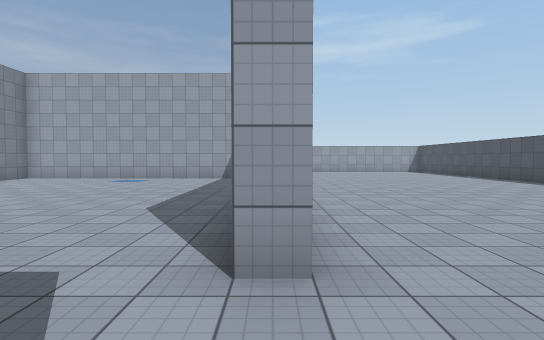
[1] (above)

24 first-person views from a walk through a 3-D level made in the Unity game engine. The camera is 1.5 m above the floor, tilts 2° down and sees 80° across. The floor is counted in squares, 2 m on a side. Each view is taken from the middle of a square. On the plan, view 1 faces up. The plan holds only what a view shows up to about 11 squares ahead; the rest is blank. The place goes on beyond the plan. The player character is not drawn. Surface patterns are stand-ins for the level's own textures.

[2]
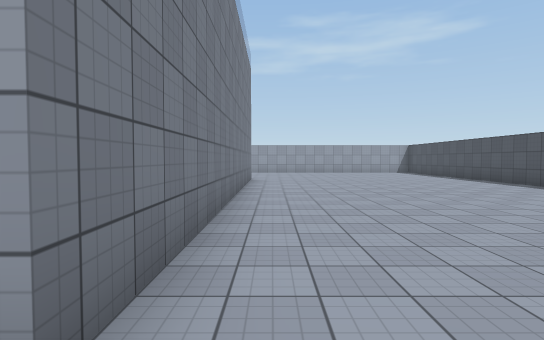

[3]
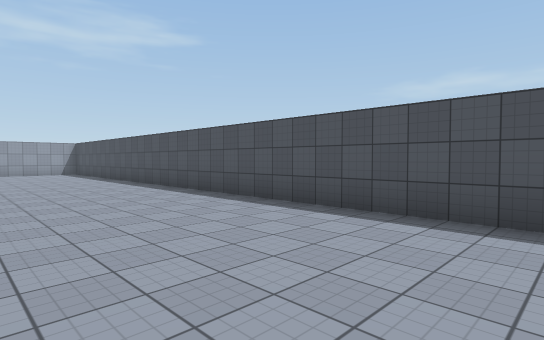

[4]
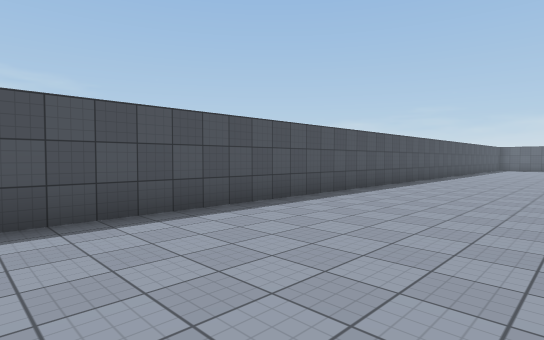

[5]
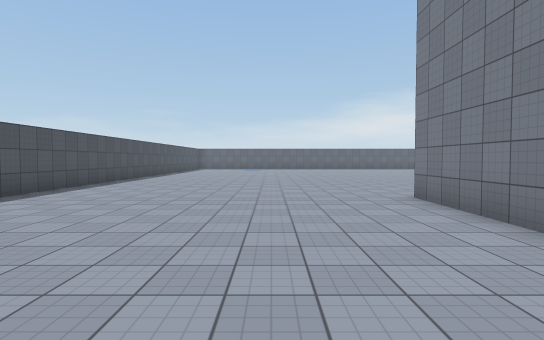

[6]
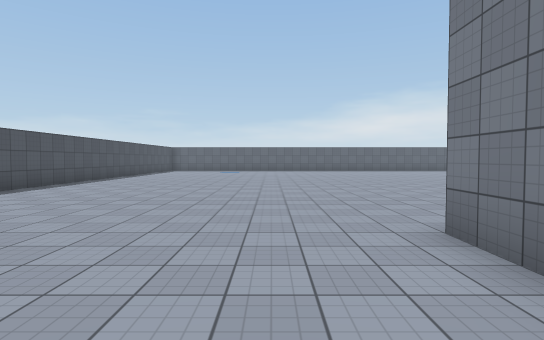

[7]
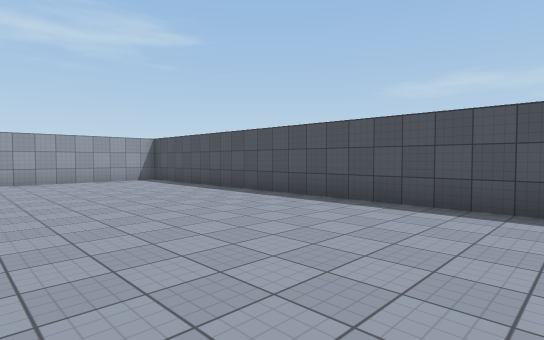

[8]
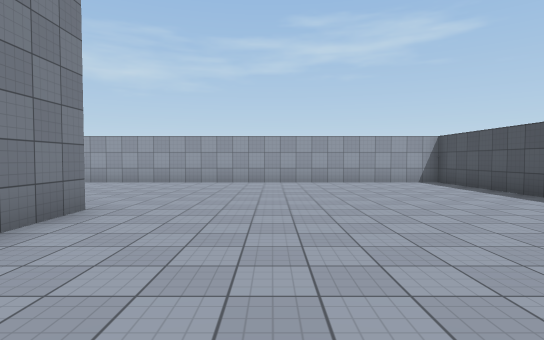

[9]
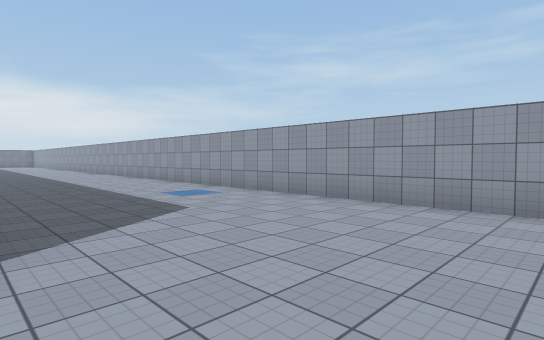

[10]
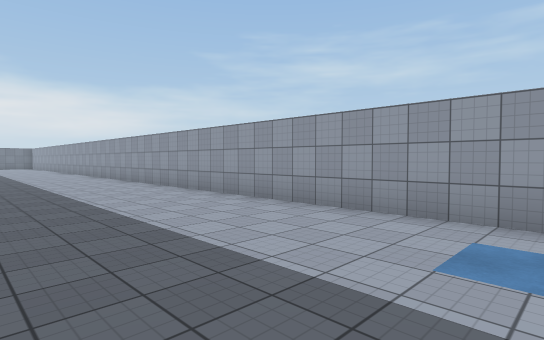

[11]
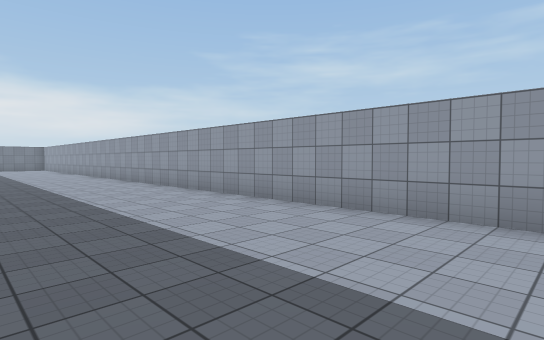

[12]
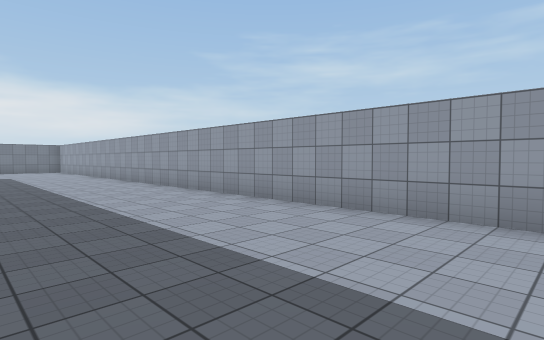

[13]
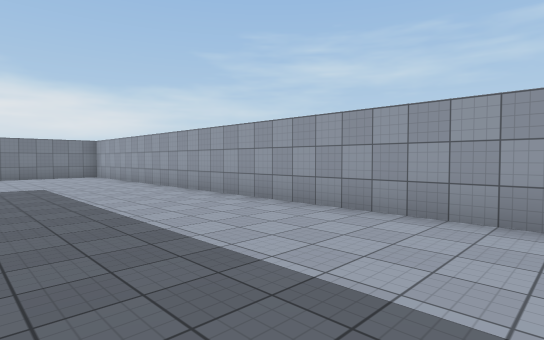

[14]
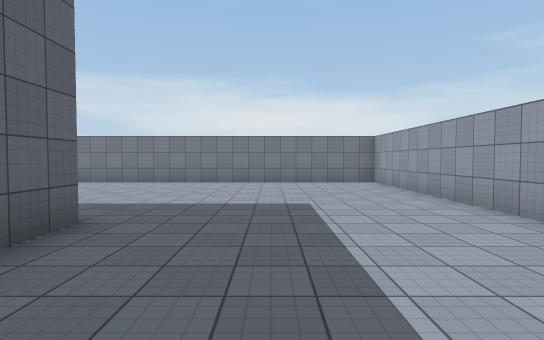

[15]
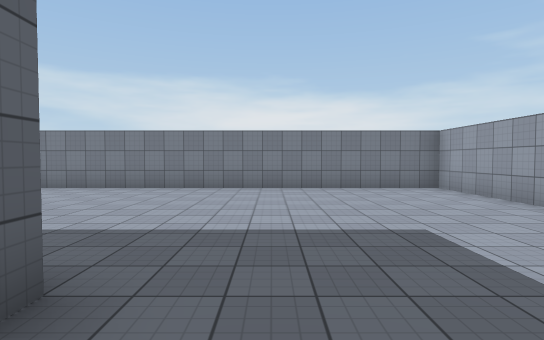

[16]
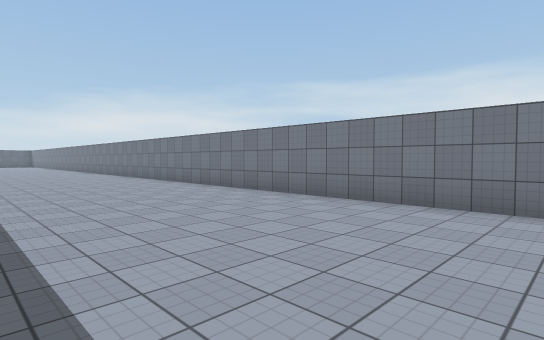

[17]
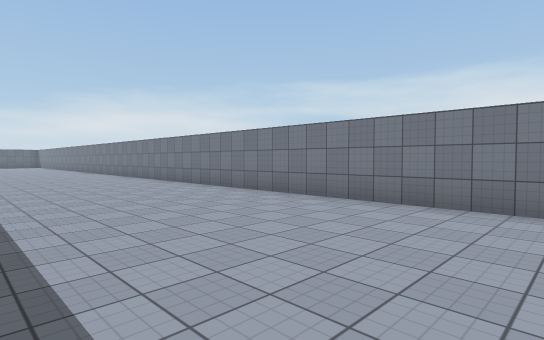

[18]
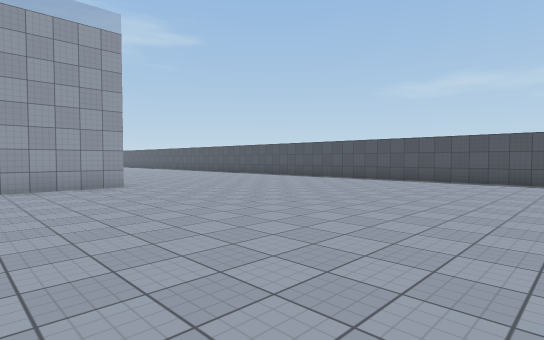

[19]
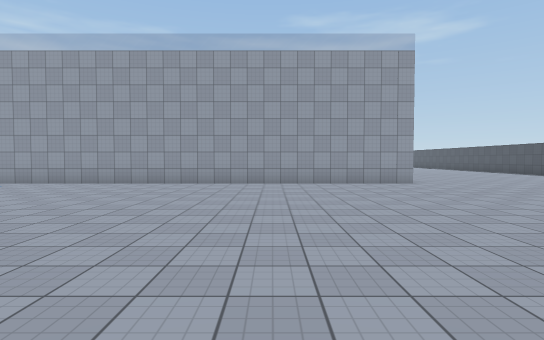

[20]
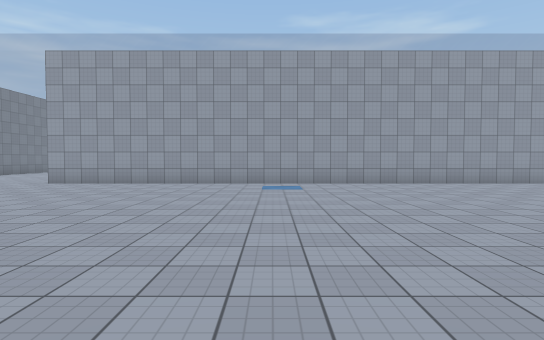

[21]
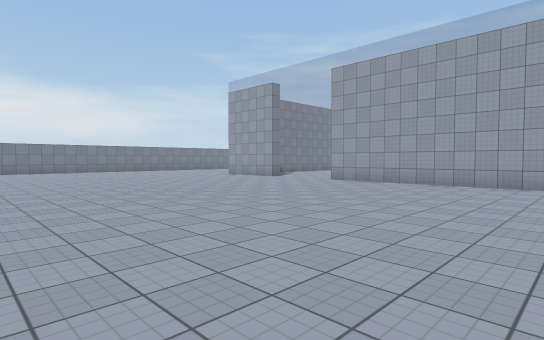

[22]
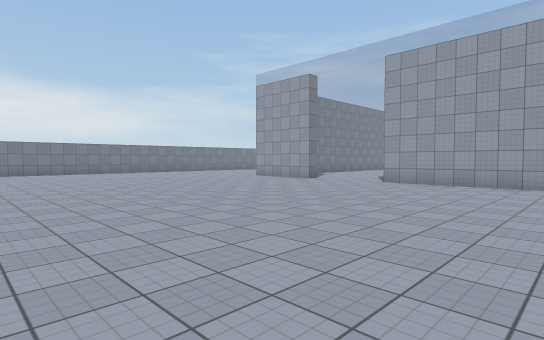

[23]
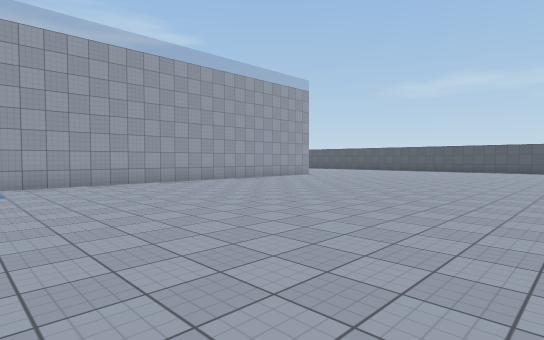

[24]
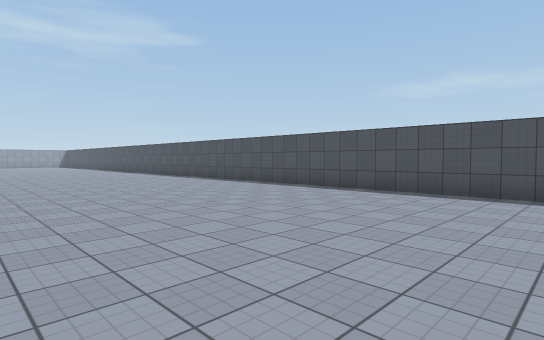

### Floor plan
Points are (right, up) in squares from view 1. A wall is a line through its corners. A room is listed if a view was taken in it or the views show most of it. See-through windows are left out.
Room 1 (view 1)
walls: (0.3, 2) (-0.2, 2)
ways out: opening at (0, 0.5) to room 2
Room 2 (views 2, 3, 4, 5, 6, 7, 8, 9, 10, 11, 12, 13, 14, 15, 16, 17, 18, 19, 20, 21, 22, 23, 24)
walls: (0.3, -1.2) (0.3, -4.3) (-18.7, -4.3); (8.3, -13.4) (8.3, 18.3) (-31.3, 18.3) (-31.3, 0.6); (0.3, 12.8) (0.3, 2); (-24.8, 12.8) (-23.6, 12.8)
ways out: opening at (0, 0.5) to room 1; opening at (-20, -4)

Positions as (right, up) in squares from view 1, and headings:
1: (0, 0), facing up
2: (1, 1), facing up
3: (4, 1), facing up-right
4: (4, 3), facing down-right
5: (3, 2), facing down
6: (2, -1), facing down
7: (3, 7), facing up-right
8: (3, 8), facing up
9: (3, 13), facing up-left
10: (-3, 14), facing up-left
11: (-7, 14), facing up-left
12: (-11, 14), facing up-left
13: (-17, 14), facing up-left
14: (-21, 15), facing left
15: (-23, 14), facing left
16: (-26, 14), facing down-left
17: (-26, 11), facing down-left
18: (-3, -13), facing up-right
19: (-4, -14), facing up
20: (-12, -14), facing up
21: (-12, -14), facing up-left
22: (-14, -14), facing up-left
23: (-12, -14), facing up-right
24: (1, -14), facing up-right
